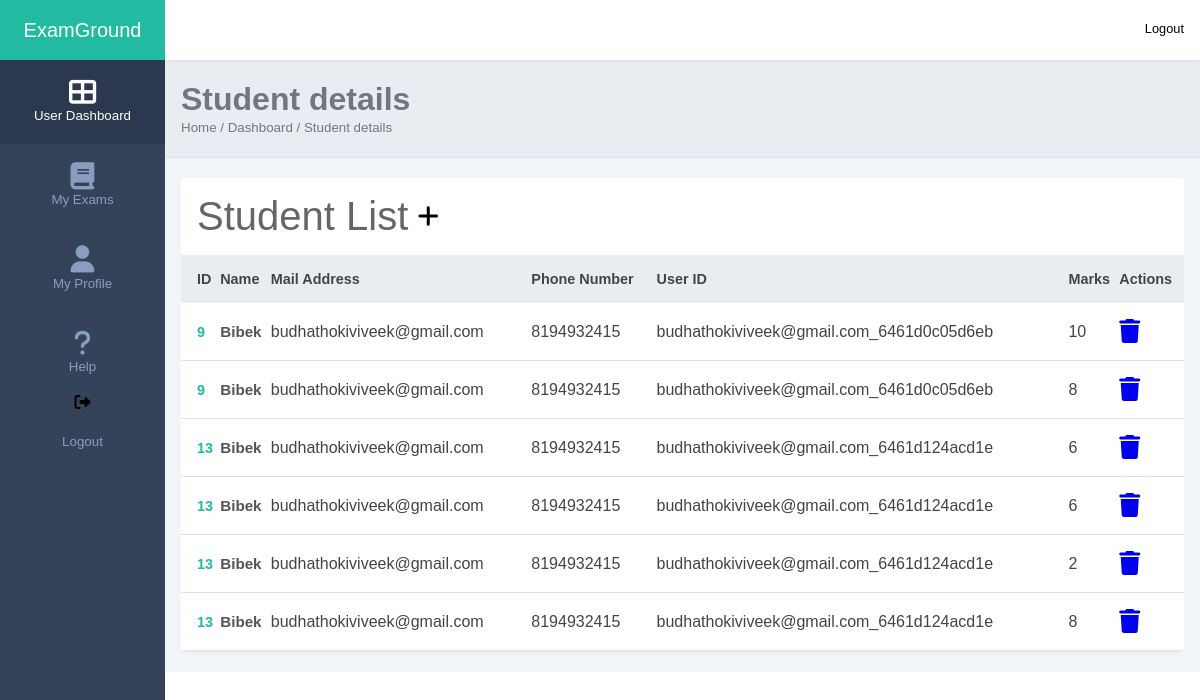
The app's page /Student-list.php?ExamId=4 (signed in) with its own data.
### tables this page shows
CREATE TABLE `results` (
  `result_id` int NOT NULL,
  `name` varchar(50) NOT NULL,
  `email` varchar(100) NOT NULL,
  `start_time` datetime NOT NULL,
  `end_time` datetime NOT NULL,
  `duration` int NOT NULL,
  `response_time` time NOT NULL,
  `total_scores` int NOT NULL,
  `exam_id` int NOT NULL,
  `student_id` int NOT NULL
);

CREATE TABLE `students` (
  `student_id` int NOT NULL,
  `name` varchar(40) NOT NULL,
  `email` varchar(100) NOT NULL,
  `phone` bigint NOT NULL,
  `userID` varchar(100) NOT NULL,
  `pass` varchar(40) NOT NULL,
  `marks` int DEFAULT NULL,
  `AttemptTime` datetime DEFAULT NULL,
  `warnings` int NOT NULL DEFAULT '0',
  `photo` varchar(100) DEFAULT NULL,
  `video` varchar(100) DEFAULT NULL,
  `exam_id` int NOT NULL,
  `status` varchar(10) NOT NULL
);

### Student-list.php (the view, shortened to what this page needs)
<!DOCTYPE html>
<html lang="en">
<head>
    <link rel="stylesheet" href="css/dashboard.css">
    <link rel="stylesheet" href="https://maxst.icons8.com/vue-static/landings/line-awesome/line-awesome/1.3.0/css/line-awesome.min.css">
</head>
<body>
    <?php session_start();
        $exam_id = $_GET['ExamId'];
        if(isset($_SESSION['id'])){
            $servername = "localhost";
$username = "root";
$password = "Harshit2053@";
$dbname = "examweb";
$conn = new mysqli($servername, $username, $password, $dbname);
            $sql = "SELECT * FROM students where exam_id='$exam_id'";
            $result = $conn->query($sql);
            ?>
    <div class="sidebar">
        <div class="side-header">
            <h3>Ex<span>amGround</span></h3>
        </div>
            <div class="side-menu">
                <ul>
                    <li>
                       <a href="" class="active">
                            <span class="fas fa-th-large"></span>
                            <small>User Dashboard</small>
                        </a>
                    </li>
                    <li>
                       <a href="dashboard.php">
                            <span class="fa-solid fa-book"></span>
                            <small>My Exams</small>
                        </a>
                    </li>
                    <li>
                       <a href="profile.php">
                            <span class="fas fa-user"></span>
                            <small>My Profile</small>
                        </a>
                    </li>
                    <li>
                       <a href="">
                            <span class="fas fa-question"></span>
                            <small>Help</small>
                        </a>
                    </li>
                    <li>
                            <span class="fas fa-sign-out-alt"></span>
                            <a href="logout.php">
                            <small>Logout</small>
                        </a>
                    </li>
                </ul>
            </div>
        </div>
    <div class="main-content">
        <header>
            <div class="header-content">
                <div class="header-menu">
                    <div class="user">
                        <div class="bg-img" style="background-image: url(image/1.jpeg)"></div>
                        <span>Logout</span>
                    </div>
                </div>
            </div>
        </header>
        <main>
            <div class="page-header">
                <h1>Student details</h1>
                <small>Home / Dashboard / Student details</small>
            </div>
            <div class="page-content">
                <div class="records table-responsive">
                    <div class="record-header">
                        <div class="add">
                            <span>Student List</span>
                            <h2 id="AddExam"><i class="fa-solid fa-plus"></i></h2>
                        </div>
                    </div>
                    <div id="Exams">
                        <table width="100%">
                            <thead>
                                <tr>
                                    <th>ID</th>
                                    <th><span class="las la-sort"></span> Name</th>
                                    <th><span class="las la-sort"></span> Mail Address</th>
                                    <th><span class="las la-sort"></span> Phone Number</th>
                                    <th><span class="las la-sort"></span> User ID</th>
                                    <th><span class="las la-sort"></span> Marks</th>
                                    <th><span class="las la-sort"></span> Actions</th>
                                </tr>
                            </thead>
                            <tbody><?php
                            if ($result->num_rows > 0) {
		while($row = $result->fetch_assoc()) {
            $sql = "SELECT * FROM results where student_id='$row[student_id]'";
            $result2 = $conn->query($sql);
            if ($result->num_rows > 0) {
                while($row2 = $result2->fetch_assoc()) {
	?>
                                <tr>
                                    <td><?php echo $row['student_id']?></td>
                                    <td>
                                        <div class="Exam-title">
                                            <div class="Exam-title-info">
                                                <h4><?php echo $row['name']?></h4>
                                            </div>
                                        </div>
                                    </td>
                                    <td>
                                    <?php echo $row['email']?>
                                    </td>
                                    <td>
                                    <?php echo $row['phone']?>
                                    </td>
                                    <td>
                                    <?php echo $row['userID']?>
                                    </td>
                                    <td>
                                    <?php echo $row2['total_scores']?>
                                    </td>
                                    <td>
                                        <div class="actions">
                                        <a href="deletestudent.php?student_id=<?php echo $row['student_id']?>"> <span class="fa-solid fa-trash"></span></a>
                                        </div>
                                    </td>
                                </tr>
                                <?php
                  		}}      		}
	?>
                            </tbody>
                        </table>
                        <?php
	} else {
			echo "0 results";
	}
?>
                    </div>
              </div>
            </div>
        </main>
    </div>
    <?php }
    else {
        header("Location: login.php");
    } ?>
</body>
</html>

### css/dashboard.css (style rules this page uses)
:root { --main-color: #22BAA0; --color-dark: #34425A; --text-grey: #B0B0B0; }
* { margin: 0; padding: 0; text-decoration: none; list-style-type: none; box-sizing: border-box; font-family: 'Merriweather', sans-serif; }
.sidebar { position: fixed; height: 100%; width: 165px; left: 0; bottom: 0; top: 0; z-index: 100; background: var(--color-dark); transition: left 300ms; }
.side-header { box-shadow: 0px 5px 5px -5px rgb(0 0 0 /10%); background: var(--main-color); height: 60px; display: flex; justify-content: center; align-items: center; }
.side-header h3, side-head span { color: #fff; font-weight: 300; font-size: 1.25em; }
.bg-img { background-repeat: no-repeat; background-size: cover; border-radius: 50%; background-size: cover; }
.side-menu ul { text-align: center; }
.side-menu a { display: block; padding: 1.2rem 0rem; }
.side-menu a.active { background: #2B384E; }
.side-menu a.active span, .side-menu a.active small { color: #fff; }
.side-menu a span { display: block; text-align: center; font-size: 1.7rem; }
.side-menu a span, .side-menu a small { color: #899DC1; }
.main-content { margin-left: 165px; width: calc(100% - 165px); transition: margin-left 300ms; }
header { position: fixed; right: 0; top: 0; left: 165px; z-index: 100; height: 60px; box-shadow: 0px 5px 5px -5px rgb(0 0 0 /10%); background: #fff; transition: left 300ms; }
.header-content, .header-menu { display: flex; align-items: center; }
.header-content { justify-content: space-between; padding: 0rem 1rem; }
.header-menu { justify-content: flex-end; padding-top: .5rem; }
.user { display: flex; align-items: center; }
.user div, .client-img { height: 40px; width: 40px; margin-right: 1rem; }
.user span:last-child { display: inline-block; margin-left: .3rem; font-size: .8rem; }
main { margin-top: 60px; }
.page-header { padding: 1.3rem 1rem; background: #E9edf2; border-bottom: 1px solid #dee2e8; }
.page-header h1, .page-header small { color: #74767d; }
.page-content { padding: 1.3rem 1rem; background: #f1f4f9; }
.records { box-shadow: 0px 5px 5px -5px rgb(0 0 0 / 10%); background: #fff; border-radius: 3px; }
.record-header { padding: 1rem; display: flex; justify-content: space-between; align-items: center; }
.add, .browse { display: flex; align-items: center; }
.add span { display: inline-block; margin-right: .6rem; font-size: 2.5rem; color: #666; }
.table-responsive { width: 100%; overflow: auto; }
table { border-collapse: collapse; }
table thead tr { background: #e9edf2; }
table thead th { padding: 1rem 0rem; text-align: left; color: #444; font-size: .9rem; }
table thead th:first-child { padding-left: 1rem; }
table tbody td { padding: 1rem 0rem; color: #444; }
table tbody td:first-child { padding-left: 1rem; color: var(--main-color); font-weight: 600; font-size: .9rem; }
table tbody tr { border-bottom: 1px solid #dee2e8; }
.Exam-title { display: flex; align-items: center; }
.Exam-title-info h4 { color: #555; font-size: .95rem; }
.actions span { display: inline-block; font-size: 1.5rem; margin-right: .5rem; }
h3 { font-size: 1.75em; }
a { text-decoration: none; }

### records on screen
results: student.student_id "9", student.name "Bibek", student.email "budhathokiviveek@gmail.com", student.phone "8194932415", student.userID "budhathokiviveek@gmail.com_6461d0c05d6eb", total_scores "10"
results: student.student_id "9", student.name "Bibek", student.email "budhathokiviveek@gmail.com", student.phone "8194932415", student.userID "budhathokiviveek@gmail.com_6461d0c05d6eb", total_scores "8"
results: student.student_id "13", student.name "Bibek", student.email "budhathokiviveek@gmail.com", student.phone "8194932415", student.userID "budhathokiviveek@gmail.com_6461d124acd1e", total_scores "6"
results: student.student_id "13", student.name "Bibek", student.email "budhathokiviveek@gmail.com", student.phone "8194932415", student.userID "budhathokiviveek@gmail.com_6461d124acd1e", total_scores "6"
results: student.student_id "13", student.name "Bibek", student.email "budhathokiviveek@gmail.com", student.phone "8194932415", student.userID "budhathokiviveek@gmail.com_6461d124acd1e", total_scores "2"
results: student.student_id "13", student.name "Bibek", student.email "budhathokiviveek@gmail.com", student.phone "8194932415", student.userID "budhathokiviveek@gmail.com_6461d124acd1e", total_scores "8"
